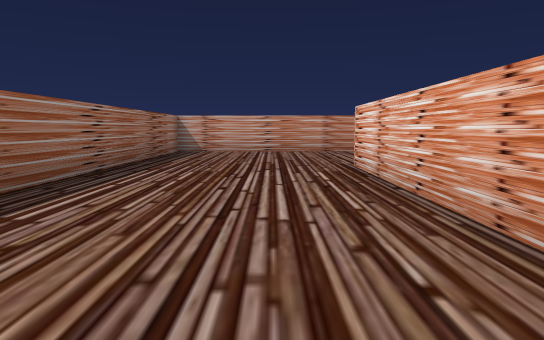
[1] (above)

13 first-person views from a walk through a 3-D level made in the Unity game engine. The camera is 0.59 m above the floor, tilts 6° down and sees 70° across. The floor is counted in squares, 1 m on a side. Each view is taken from the middle of a square. On the plan, view 1 faces up. The plan holds only what a view shows up to about 10 squares ahead; the rest is blank. The player character is not drawn.

[2]
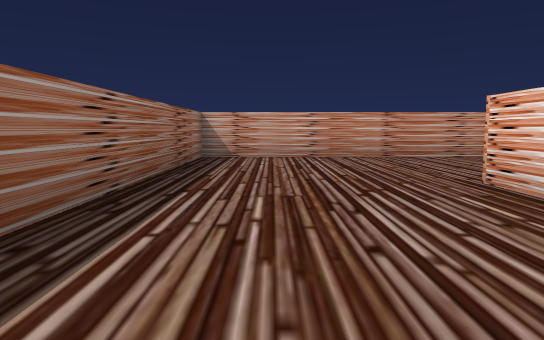

[3]
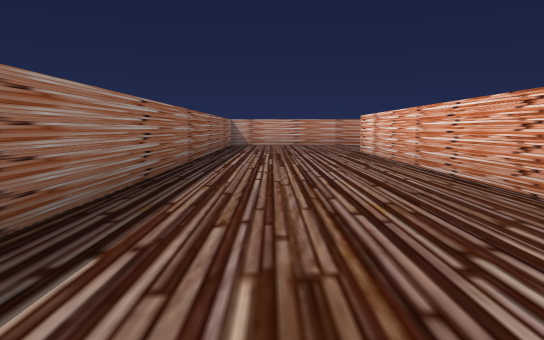

[4]
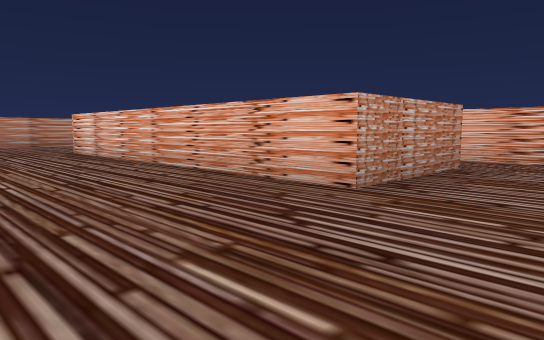

[5]
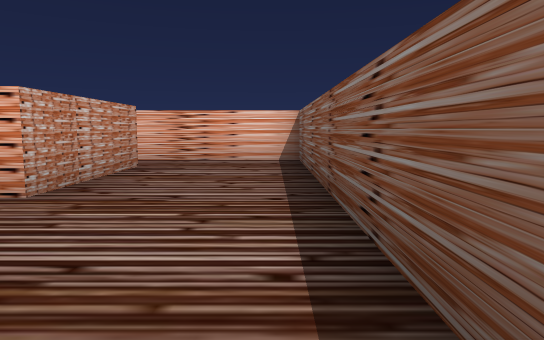

[6]
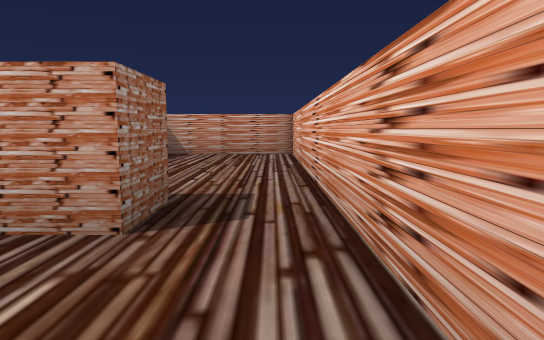

[7]
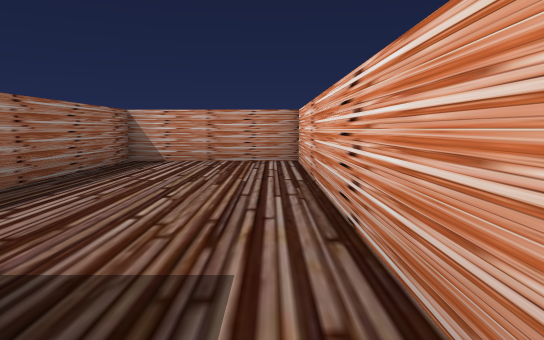

[8]
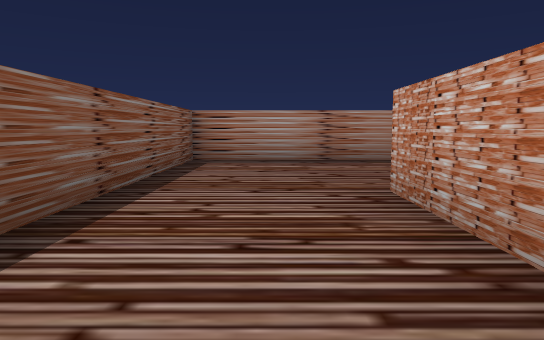

[9]
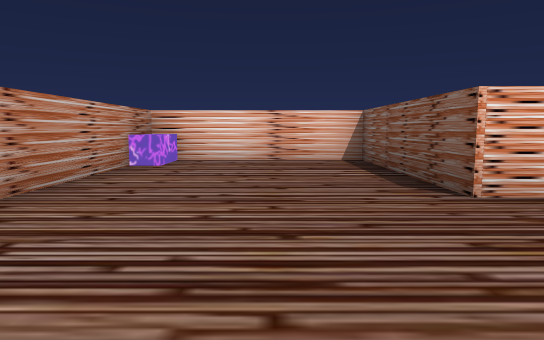

[10]
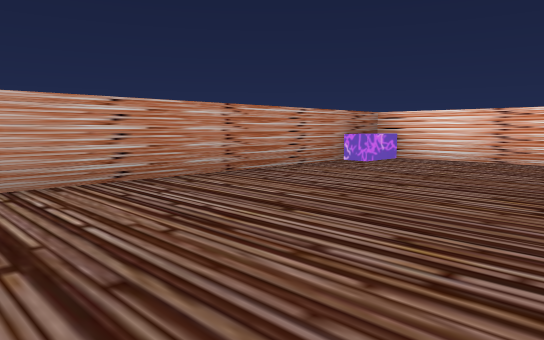

[11]
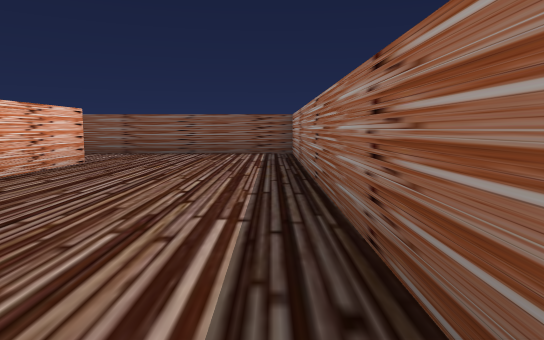

[12]
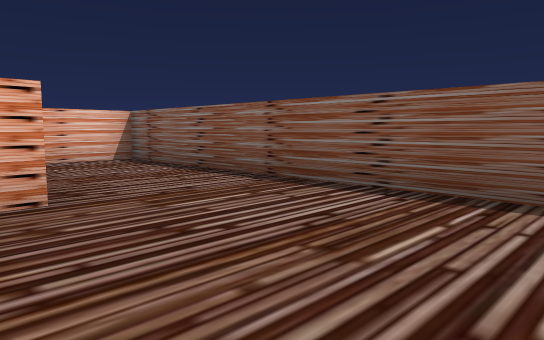

[13]
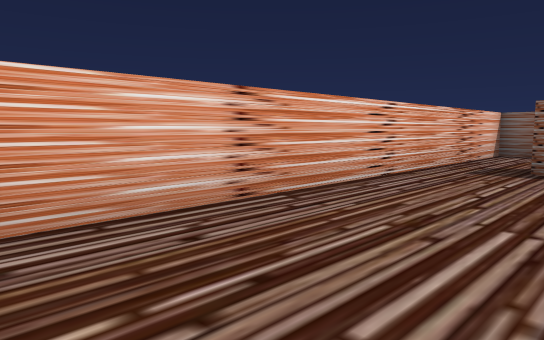

### Floor plan
Points are (right, up) in squares from view 1. A wall is a line through its corners. A room is listed if a view was taken in it or the views show most of it. See-through windows are left out.
Room 1 (views 1, 2, 3, 4, 5, 9, 10, 11, 12)
walls: (1.3, -1.9) (1.3, 6.3) (5.5, 6.3) (5.5, 10.3) (-2.5, 10.3) (-2.5, -4.5) (1.5, -4.5)
ways out: opening at (2, -3.5) to room 2
objects: other object (5, 10)
Room 2 (views 6, 7, 8, 13)
walls: (2.4, -1.9) (1.3, -1.9); (1.5, -4.5) (5.5, -4.5) (5.5, 5.3) (2.3, 5.3) (2.3, 1.8)
ways out: opening at (2, -3.5) to room 1
objects: other object (3, -2) to (4, -1)

Positions as (right, up) in squares from view 1, and headings:
1: (0, 0), facing up
2: (-1, 2), facing up
3: (-1, -4), facing up
4: (-2, -4), facing up-right
5: (-2, -4), facing right
6: (5, -4), facing up
7: (5, -2), facing up
8: (5, -3), facing left
9: (-2, 8), facing right
10: (-2, 6), facing up-right
11: (-2, 5), facing down
12: (-2, -1), facing down-right
13: (3, 5), facing down-right
